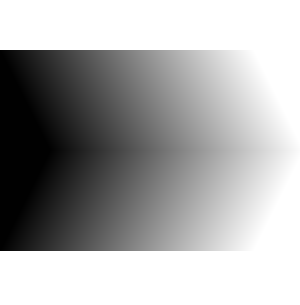
#> input picture testTriangPoly.png, 300 x 305 px, found by its file name
$ python virtualHighSpeedCamera.py
#> lines starting #> are read from the running program, lines starting #| are printed output that depends on the picture; after the words box and inside, x2 and y2 are one past the last pixel; in counts of white or black regions, pixels touching at a corner belong together; pictures that were not available may be replaced by others from this repository, and a replacement may not be noted
###############################
#                             #
#  Virtual High Speed Camera  #
#                             #
###############################
#
# Author:      Joao Nuno Carvalho
# Date:        26.11.2018
# License:     MIT License   https://opensource.org/licenses/MIT
# Description: This program is an independent implementation of the concepts
#              and ideas of the paper:
#
#               Virtual Frame Technique:
#               Ultrafast Imaging with Any Camera
#               By Sam Dillavou, Shmuel M Rubinstein, John M Kolinski
#               https://arxiv.org/abs/1811.02936
#
#              With this code you can expand grayscale fotos of a moving event into
#              256 independent binary images.
#              You can also expand frames inside a movie or a movie into a slow
#              motion version.
#
#
# Lib versions:
#   Python 3.6
#   OpenCV 3.x
#   Numpy

# To actiavte the Anaconda enviroment:
#   conda activate opencv_env


import numpy as np
import cv2
import math


def expandFrame(img, delta_threashold=1, bitDepth=8):
	vImglist = []

	# rows,cols = img.shape
	max_x,max_y, chanels = img.shape
	# max_x,max_y = img.shape

	delta = delta_threashold

	# max_value = np.max(img)
	# min_value = np.min(img)
	num_v_frames = int(math.pow(2, bitDepth) / delta) - 1
	curr_th = 0 + delta - 1
	black = np.uint8(0)
	white = np.uint8(255)

	for i in range(0, num_v_frames):
		# Creates virtual black image [ TODO: optimize].
		# imgVirt = np.ones((max_x,max_y,1),np.uint8)*0
		imgVirt = np.where(img <= curr_th, black, white)
		vImglist.append(imgVirt)

		#if (-1<i<10) or (250<i<260):
		#print( " i " + str(i) + " curr_th  " + str(curr_th) )

		curr_th += delta

	return vImglist


def chooseChannel(imgA, color):
	# 1 - Get the type of image A that receves in img, grey, RGB, GBR?
	# 2 - Creates a one channel image B with the same resolution.
	# 3 - Copies the chanel from A to Img B.
	# 4 - Return image.

	imgB = imgA.copy()
	# TODO: implement.
	return imgB


def loadPNGImg(path):
	# Load an color image in grayscale
	img = cv2.imread(path)
	return img


def  makeVirtualVideo(virtualFrames, videoPath, speed=20.0):
	# TODO: Make Video from individual frames.
	virtualVideo = None
	height, width, channel = virtualFrames[0].shape
	print("width, height, channel : " + str(width) + " " + str(height) + " " + str(channel))
	# Define the codec and create VideoWriter object.
	fourcc = cv2.VideoWriter_fourcc(*'mp4v') # Lower case.
	#fourcc = cv2.VideoWriter_fourcc('M','J','P','G') # Lower case.
	out = cv2.VideoWriter(videoPath, fourcc, speed, (width, height))


# [5 lines of commented-out code are left out]


	for frame in virtualFrames:


#		cv2.putText(frame,'C: {:7d} Tsec: {:04.6f}'.format(1000000, 10.00013),
#			bottomLeftCornerOfText,
#			font,
#			fontScale,
#			fontColor,
#			lineType)


		# frame2 = cv2.cvtColor(frame, cv2.COLOR_GRAY2BGR)
		out.write(frame) # Write out frame to video

		#cv2.imshow('video',frame)
		#cv2.waitKey(0)

	# Release everything when finished
	out.release()

	return virtualVideo


def saveVirtualVideo(virtualVideo):
	pass


def processSingleFrame(pngPath, slowMoviePath):
	imgFrame = loadPNGImg(path=pngPath) # path="./testRectGrey.png"
#> in loadPNGImg, img is the input picture: shape (305, 300, 3); min 1, max 255, mean 170.1
	imgFrame =  chooseChannel(imgFrame, color='G')
	virtualFrames = expandFrame(imgFrame)
#> the loop in expandFrame, `for i in range(0, num_v_frames):` made 255 passes
#> pass 2, in expandFrame, `imgVirt = np.where(img <= curr_th, black, white)`:
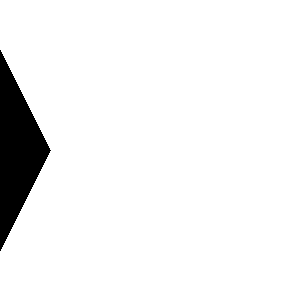
#> imgVirt: shape (305, 300, 3); 94.4% white; 1 black region, box (x1, y1, x2, y2) and area: (0, 50, 51, 251) 5151
#> pass 3, in expandFrame, `imgVirt = np.where(img <= curr_th, black, white)`:
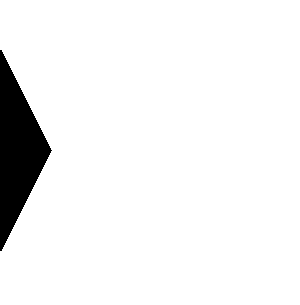
#> imgVirt: shape (305, 300, 3); 94.2% white; 1 black region, box (x1, y1, x2, y2) and area: (0, 50, 52, 251) 5352
#> after the loop in expandFrame, `for i in range(0, num_v_frames):`: curr_th = 255; vImglist = 255 items

	# [4 lines of commented-out code are left out]

	virtualVideo  = makeVirtualVideo(virtualFrames, slowMoviePath ) # "./slowMotionTriang.mp4")
#| width, height, channel : 300 305 3
#> call 2 of loadPNGImg, with path = './img_dump/testCircle.png'
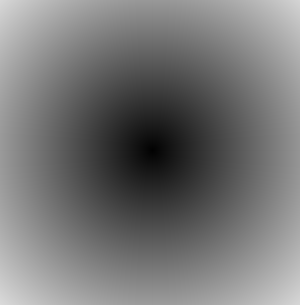
#> input picture testCircle.png, 300 x 305 px, found by its file name
#> in loadPNGImg, img is the input picture: shape (305, 300, 3); min 1, max 218, mean 117.3
#> the loop in expandFrame (call 2), `for i in range(0, num_v_frames):` made 255 passes
#> pass 2, in expandFrame (call 2), `imgVirt = np.where(img <= curr_th, black, white)`:
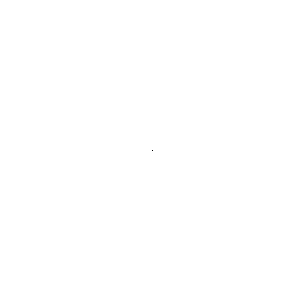
#> imgVirt: shape (305, 300, 3); 100% white; black in thin lines or dots, all inside (x1, y1, x2, y2) = (152, 150, 153, 151)
#> after the loop in expandFrame (call 2), `for i in range(0, num_v_frames):`: curr_th = 255
#| width, height, channel : 300 305 3
	# virtualVideo  = makeVirtualVideo(virtualFrames, "./slowMotionTriang.avi")

	# saveVirtualVideo(virtualVideo)


def processVideo(fastVideoPath, slowMoviePath, bitDelta, outVideoSpeed=25.0):
	# 1 - Read imagens from video.
	# 2 - Expand each frame into virtual frames.
	# 3 - Make slow motion video.

#> called with fastVideoPath = './img_dump/fastMotionTriang2.mp4', slowMoviePath = './img_dump/slowMotionTriang2.mp4', bitDelta = 1, outVideoSpeed = 25
	listFastFrames = []

	fVideo = cv2.VideoCapture(fastVideoPath, 0)
	if (fVideo.isOpened()== False):
		print("Error opening fast movie file!")

	fVideoFPS = fVideo.get(cv2.CAP_PROP_FPS)
	print("Fast video frame rate: " + str(fVideoFPS))

	# Read until video is completed
	while(fVideo.isOpened()):
		# Capture frame-by-frame
		ret, frame = fVideo.read()
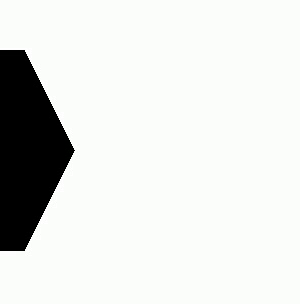
#> input picture frame 25 of slowMotionTriangFrame.mp4, 300 x 304 px, given in place of fastMotionTriang2.mp4, which was not available
#> frame is the input picture: shape (304, 300, 3); mean B, G, R 222.7, 225.3, 223.6
		if ret == False:
			# Error ocurred.
			break
		listFastFrames.append(frame)

	# When everything done, release the video capture object
	fVideo.release()

	# Open writer to file.
	height, width, channel = listFastFrames[0].shape
	print("width, height, channel : " + str(width) + " " + str(height) + " " + str(channel))
	# Define the codec and create VideoWriter object.
	fourcc = cv2.VideoWriter_fourcc(*'mp4v') # Lower case.
	#fourcc = cv2.VideoWriter_fourcc(*'v4l2') # Lower case.
	out = cv2.VideoWriter(slowMoviePath, fourcc, outVideoSpeed, (width, height))

	font                   = cv2.FONT_HERSHEY_SIMPLEX
	bottomLeftCornerOfText = (10,height-20)# 500)
	fontScale              = 0.5
	fontColor              = (125,125,125)
	lineType               = 1

	totalFastVideoFrames = len(listFastFrames)

	# Expand each input frame into n virtual frames.
	for counterA, frame in enumerate(listFastFrames):
		#if (channel == 3):
		#	frame = cv2.cvtColor(frame, cv2.COLOR_BGR2GRAY)
		virtualFrames = expandFrame(frame, bitDelta)
		partialSlowVideoFrames = len(virtualFrames)
		for counterB, vFrame in enumerate(virtualFrames):

			# Write frame number and time.
			vFrameCounter = counterA * partialSlowVideoFrames + counterB
			totalSlowVideoFrames = totalFastVideoFrames * partialSlowVideoFrames
			# vFrameCurrentTime = (1 / (fVideoFPS * partialSlowVideoFrames)) * vFrameCounter
			vFrameCurrentTime = (1 / fVideoFPS ) * (vFrameCounter / partialSlowVideoFrames)

			# Write text on frame!
			cv2.putText(vFrame,'C: {:7d} Tsec: {:04.6f}'.format(vFrameCounter, vFrameCurrentTime),
							bottomLeftCornerOfText,
							font,
							fontScale,
							fontColor,
							lineType)

			# Write out frame to video
			out.write(vFrame)

	# Close writer to file and Release everything when finished
	out.release()


pathDir = "./img_dump/"

pngPath       = pathDir + "testTriangPoly.png"
slowMoviePath = pathDir + "slowMotionTriangFrame.mp4"
processSingleFrame(pngPath, slowMoviePath)

pngPath       = pathDir + "testCircle.png"
slowMoviePath = pathDir + "slowMotionCircleFrame.mp4"
processSingleFrame(pngPath, slowMoviePath)

fastVideoPath            = pathDir + "fastMotionTriang2.mp4"
slowMoviePath            = pathDir + "slowMotionTriang2.mp4"
# fastVideoPath            = pathDir + "fastMotionTriang2.avi"
# slowMoviePath            = pathDir + "slowMotionTriang2.avi"
bitDelta                 = 1
outVSpeedFramesPerSecond = 25.0
processVideo(fastVideoPath, slowMoviePath, bitDelta, outVSpeedFramesPerSecond)


# Problem solving for the codification of video from Numpy array.
# http://answers.opencv.org/question/66545/problems-with-the-video-writer-in-opencv-300/
